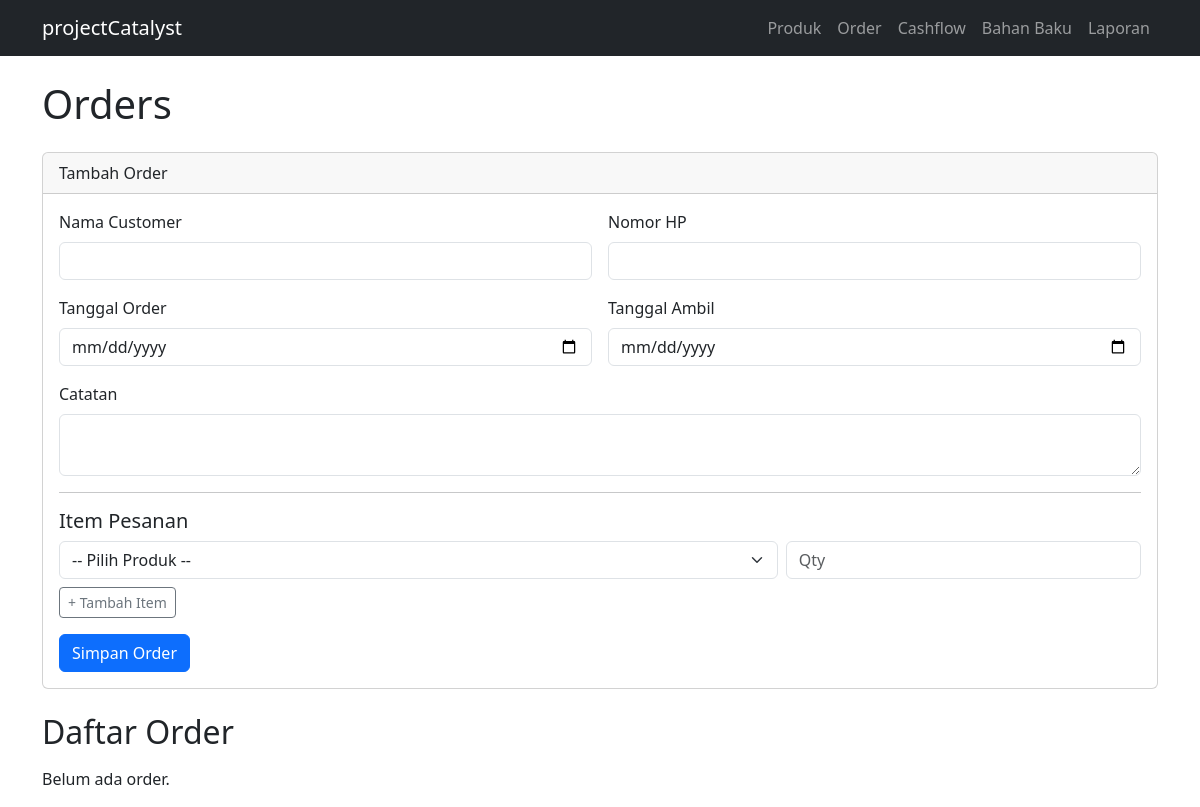
The page /orders on the database as committed earlier.
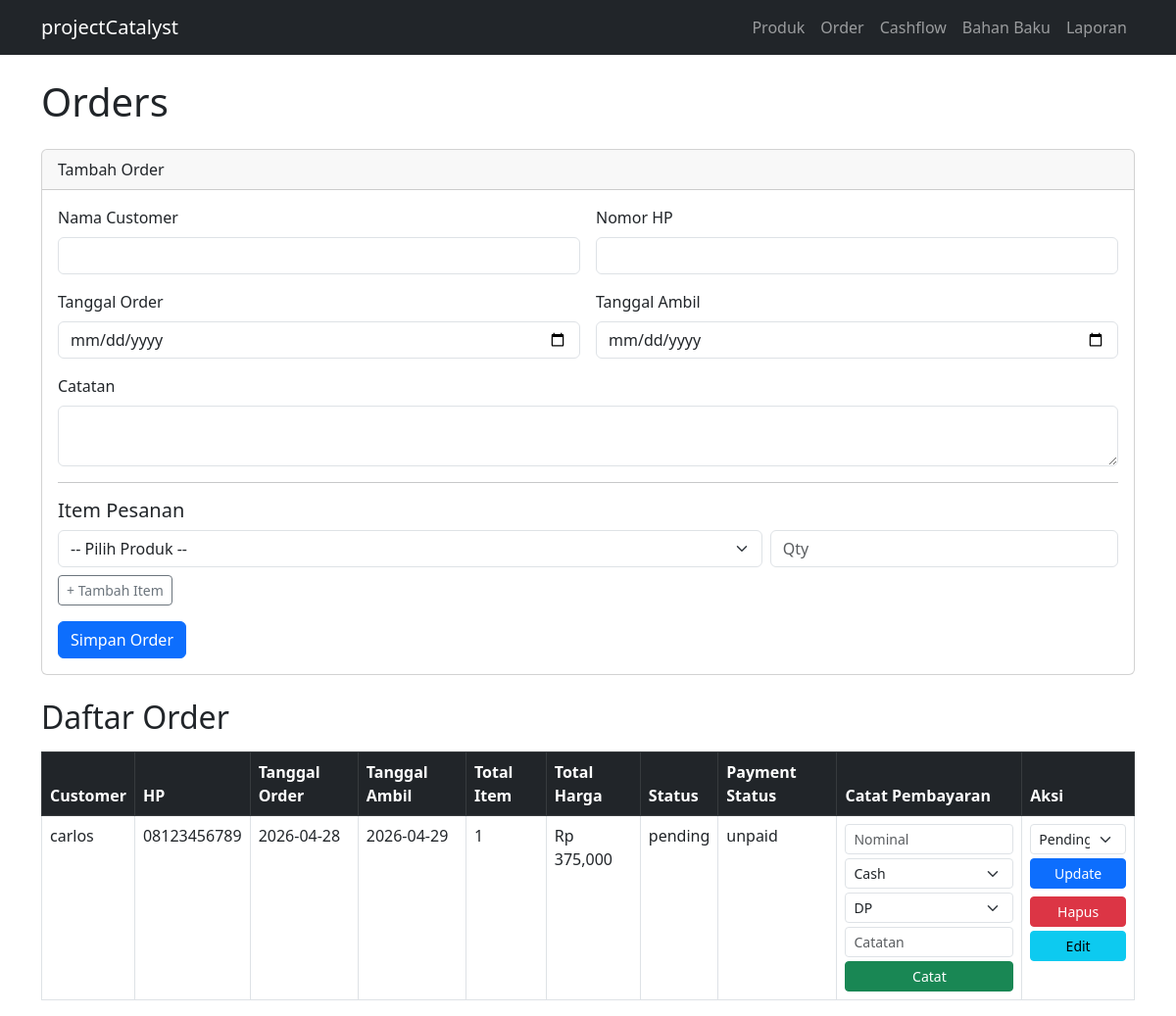
The same page on the database as committed later.
### tables this page shows
CREATE TABLE orders (
    id              INTEGER PRIMARY KEY AUTOINCREMENT,
    customer_name   TEXT NOT NULL,
    customer_phone  TEXT,
    order_date      TEXT NOT NULL,
    pickup_date     TEXT,
    status          TEXT DEFAULT 'pending',
    payment_method  TEXT NOT NULL,
    payment_status  TEXT DEFAULT 'unpaid',
    notes           TEXT,
    created_at      TEXT DEFAULT CURRENT_TIMESTAMP
);

### app.py (the view)
@app.route('/orders')
def orders():
    all_orders = get_all_orders()
    all_products = get_all_products()
    return render_template('orders.html', orders=all_orders, products=all_products)

### database/db.py (called while the page is built)
def get_connection():
    conn = sqlite3.connect(DB_PATH)
    conn.row_factory = sqlite3.Row
    conn.execute("PRAGMA foreign_keys = ON")
    return conn

def get_all_products():
    conn = get_connection()
    products = conn.execute(
        "SELECT * FROM products WHERE is_active = 1 ORDER BY name"
    ).fetchall()
    conn.close()
    return products

def get_all_orders():
    conn = get_connection()
    orders = conn.execute("""
        SELECT o.*,
               COUNT(oi.id) as total_items,
               SUM(oi.quantity * oi.price) as total_harga
        FROM orders o
        LEFT JOIN order_items oi ON o.id = oi.order_id
        GROUP BY o.id
        ORDER BY o.created_at DESC
    """).fetchall()
    conn.close()
    return orders

### templates/orders.html (shortened to what this page needs)
{% extends 'base.html' %}
{% block content %}
<h1 class="mb-4">Orders</h1>
<div class="card mb-4">
    <div class="card-header">Tambah Order</div>
    <div class="card-body">
        <form action="/orders/add" method="POST">
            <div class="row g-3">
                <div class="col-md-6">
                    <label class="form-label">Nama Customer</label>
                    <input type="text" name="customer_name" class="form-control" required>
                </div>
                <div class="col-md-6">
                    <label class="form-label">Nomor HP</label>
                    <input type="text" name="customer_phone" class="form-control">
                </div>
                <div class="col-md-6">
                    <label class="form-label">Tanggal Order</label>
                    <input type="date" name="order_date" class="form-control" required>
                </div>
                <div class="col-md-6">
                    <label class="form-label">Tanggal Ambil</label>
                    <input type="date" name="pickup_date" class="form-control">
                </div>
                <div class="col-12">
                    <label class="form-label">Catatan</label>
                    <textarea name="notes" class="form-control" rows="2"></textarea>
                </div>
            </div>
            <hr>
            <h5>Item Pesanan</h5>
            <div id="items-container">
                <div class="item-row row g-2 mb-2">
                    <div class="col-md-8">
                        <select name="product_id[]" class="form-select" required>
                            <option value="">-- Pilih Produk --</option>
                        </select>
                    </div>
                    <div class="col-md-4">
                        <input type="number" name="quantity[]" class="form-control" placeholder="Qty" min="1" required>
                    </div>
                </div>
            </div>
            <button type="button" class="btn btn-outline-secondary btn-sm mb-3" onclick="addItem()">+ Tambah Item</button>
            <br>
            <button type="submit" class="btn btn-primary">Simpan Order</button>
        </form>
    </div>
</div>
<h2 class="mb-3">Daftar Order</h2>
{% if orders %}
<div class="table-responsive">
<table class="table table-bordered table-hover">
    <thead class="table-dark">
        <tr>
            <th>Customer</th>
            <th>HP</th>
            <th>Tanggal Order</th>
            <th>Tanggal Ambil</th>
            <th>Total Item</th>
            <th>Total Harga</th>
            <th>Status</th>
            <th>Payment Status</th>
            <th>Catat Pembayaran</th>
            <th>Aksi</th>
        </tr>
    </thead>
    <tbody>
        {% for order in orders %}
        <tr>
            <td>{{ order['customer_name'] }}</td>
            <td>{{ order['customer_phone'] }}</td>
            <td>{{ order['order_date'] }}</td>
            <td>{{ order['pickup_date'] or '-' }}</td>
            <td>{{ order['total_items'] }}</td>
            <td>Rp {{ "{:,.0f}".format(order['total_harga'] or 0) }}</td>
            <td>{{ order['status'] }}</td>
            <td>{{ order['payment_status'] }}</td>
            <td>
                <form action="/orders/payment/{{ order['id'] }}" method="POST">
                    <input type="number" name="amount" placeholder="Nominal" class="form-control form-control-sm mb-1" required>
                    <select name="payment_method" class="form-select form-select-sm mb-1">
                        <option value="cash">Cash</option>
                    </select>
                    <select name="payment_type" class="form-select form-select-sm mb-1">
                        <option value="dp">DP</option>
                    </select>
                    <input type="text" name="notes" placeholder="Catatan" class="form-control form-control-sm mb-1">
                    <button type="submit" class="btn btn-success btn-sm w-100">Catat</button>
                </form>
            </td>
            <td>
                <form action="/orders/status/{{ order['id'] }}" method="POST" class="mb-2">
                    <select name="status" class="form-select form-select-sm mb-1">
                        <option value="pending" {{ 'selected' if order['status'] == 'pending' }}>Pending</option>
                    </select>
                    <button type="submit" class="btn btn-primary btn-sm w-100">Update</button>
                </form>
                <form action="/orders/delete/{{ order['id'] }}" method="POST"
                      onsubmit="return confirm('Hapus order ini?')">
                    <button type="submit" class="btn btn-danger btn-sm w-100">Hapus</button>
                </form>
                <a href="/orders/edit/{{ order['id'] }}" class="btn btn-info btn-sm w-100 mt-1">Edit</a>
            </td>
        </tr>
        {% endfor %}
    </tbody>
</table>
</div>
{% else %}
<p>Belum ada order.</p>
{% endif %}
{% endblock %}

### templates/base.html (shortened to what this page needs)
<!DOCTYPE html>
<html lang="id">
<head>
    <link href="https://cdnjs.cloudflare.com/ajax/libs/bootstrap/5.3.0/css/bootstrap.min.css" rel="stylesheet">
</head>
<body>
<nav class="navbar navbar-expand-lg navbar-dark bg-dark">
    <div class="container">
        <a class="navbar-brand" href="/">projectCatalyst</a>
        <div class="collapse navbar-collapse" id="navmenu">
            <ul class="navbar-nav ms-auto">
                <li class="nav-item"><a class="nav-link" href="/products">Produk</a></li>
                <li class="nav-item"><a class="nav-link" href="/orders">Order</a></li>
                <li class="nav-item"><a class="nav-link" href="/cashflow">Cashflow</a></li>
                <li class="nav-item"><a class="nav-link" href="/ingredients">Bahan Baku</a></li>
                <li class="nav-item"><a class="nav-link" href="/reports">Laporan</a></li>
            </ul>
        </div>
    </div>
</nav>
<div class="container mt-4">
    {% block content %}{% endblock %}
</div>
</body>
</html>

### templates/base.html (style rules this page uses)
.btn { transition: all 0.2s ease; }
.card { transition: all 0.2s ease; cursor: pointer; }
.nav-link { transition: all 0.2s ease; position: relative; }
.nav-link::after { content: ''; position: absolute; bottom: 0; left: 0; width: 0; height: 2px; background: #fff; transition: width 0.9s ease; }

Rows that differ between the two databases and show on the page:
added orders: customer_name "carlos", customer_phone "08123456789", order_date "2026-04-28", pickup_date "2026-04-29", total_items "1", order "375,000", status "pending", payment_status "unpaid"
Other text that changed with them:
text no longer shown: "Belum ada order."
text now shown: "Customer HP Tanggal Order Tanggal Ambil Total Item Total Harga Status Payment Status Catat Pembayaran Aksi"
